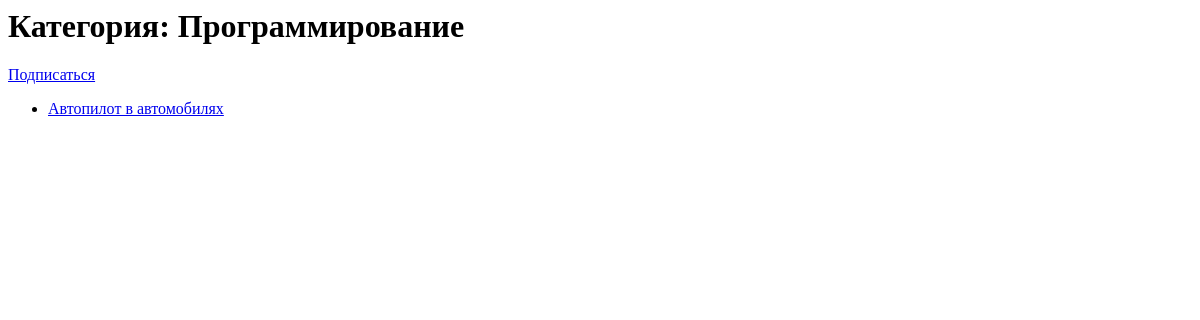
The app's page /news/categories/2, older data.
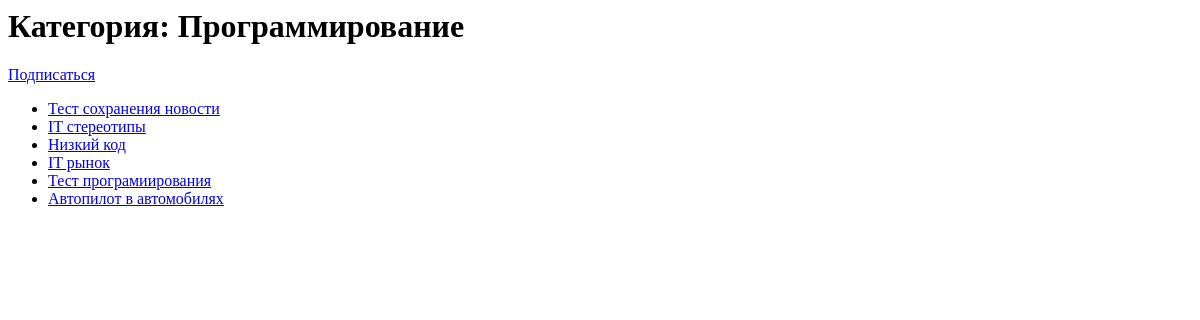
The same page, newer data.
### news_portal/models.py (models this page shows, shortened)
class Post(models.Model):
    article = "AR"
    news = "NW"
    POST_OPTIONS =[
        (article, "Статья"),
        (news, 'Новость')
    ]
    author = models.ForeignKey(Author, on_delete=models.CASCADE)
    post_type = models.CharField(max_length=2,
                                 choices=POST_OPTIONS,
                                 default=article)
    public_date = models.DateTimeField(auto_now_add=True)
    category = models.ManyToManyField(Category, through="PostCategory")
    topic = models.CharField(max_length=255)
    content = models.TextField()
    rating = models.IntegerField(default=0)

### news_portal/views.py (the view)
# urls.py: path('categories/<int:pk>', CategoryListView.as_view(), name='category_list'),
class CategoryListView(PostsList):
    model = Post
    template_name = 'category_list.html'
    context_object_name = 'posts'
    def get_queryset(self):
        self.category = get_object_or_404(Category, id=self.kwargs['pk'])
        queryset = Post.objects.filter(category=self.category).order_by('-public_date')
        return queryset
    def get_context_data(self, **kwargs):
        context = super().get_context_data(**kwargs)
        context['is_not_subscriber'] = self.request.user not in self.category.subscribers.all()
        context['category'] = self.category
        return context

### templates/category_list.html (shortened to what this page needs)
<html>
<head>
</head>
<body>
    <h1>Категория: {{ category.name }}</h1>
    <p>
        {% if is_not_subscriber %}
            <a href="{% url 'subscribe' category.id %}" class="btn btn-secondary btn-sm">Подписаться</a>
        {% else %}
            Вы подписаны на эту категорию.
        {% endif %}
    </p>
    <ul>
        {% for post in posts %}
            <li><a href="{% url 'post_detail' post.id %}">{{ post.topic }}</a></li>
        {% endfor %}
    </ul>
</body>
</html>

Row changes from the older to the newer data that the page shows:
added Post: topic "Тест сохранения новости"
added Post: topic "IT стереотипы"
added Post: topic "Низкий код"
added Post: topic "IT рынок"
added Post: topic "Тест програмиирования"
